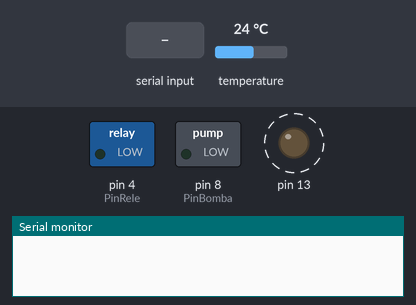
Bench run of a sketch on a simulated Arduino Uno, built with avr-gcc and run on an emulated ATmega328P. Shown: switched loads named in the sketch (green lamp = pin HIGH), output pins drawn as LEDs (lit = HIGH), the last lines printed to the serial monitor. Dashed ring = blinking. Inputs (shaded band) come from the test bench; at power-on: temperature 24 °C.

Above: at 1.2 s.
1.3 s: "1,90\n" received over the second serial link
At 4.5 s:
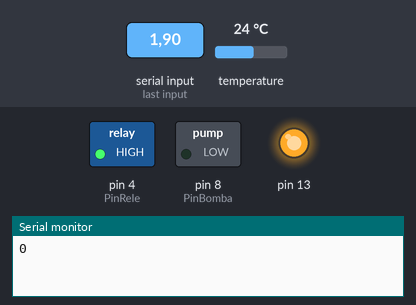
At 5.4 s:
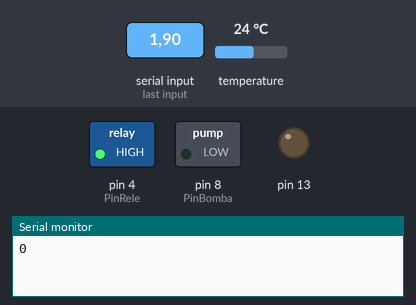
7.6 s: "90\n" received over the second serial link
At 9.45 s:
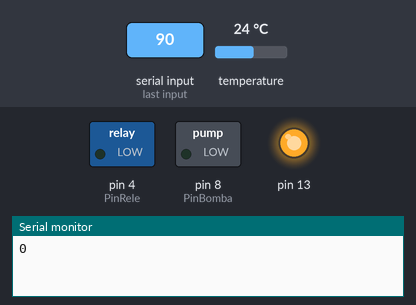
Timing chart, 0 to 19.0 s (numbered marks = the images above; inputs shaded):
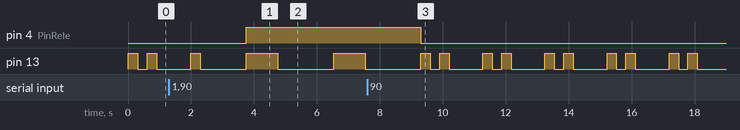

Measured:
- after the input at 1.3 s, pin 4 (PinRele): LOW → HIGH after 2.5 s
- after the input at 7.6 s, pin 4 (PinRele): HIGH → LOW after 1.7 s
- by itself, pin 13: repeats every 2.0 s: LOW 0.30 s, HIGH 0.30 s, LOW 1.1 s, HIGH 0.30 s

The sketch:

SmartKettle2.0.ino
```cpp
//Librerías
#include <OneWire.h>
#include <DallasTemperature.h>
#include <SoftwareSerial.h>
#include <PID_v1.h>

//Variables
#define PinTem 6                        //Pin Temperatura
#define PinBomba 8                      //Pin Bomba de Agua
#define PinRele 4                       //Pin Relé de Estado Sólido
#define TiempoCiclo 1000                //Tiempo de Ciclo PID

double Setpoint, Input, Output;         //Variable PID
double Kp = 10, Ki = 3, Kd = 400;
unsigned long respuestaUltimaTemperatura = 0;
unsigned long lastPIDCalculation = 0;
float prevTemperature = -9999.0;
int Encendido = 0; // 0 para apagado, 1 para encendido
float TempActual = 0;
int TempFinal = 100;
const int tiempoChico = 30000;          //Tiempo de funcionamiento de Bomba de Agua
const int tiempoGrande = 35000;
char taza;

OneWire ourWire(PinTem);                //Se establece el pin declarado como bus para la comunicación OneWire
DallasTemperature sensors(&ourWire);    //Se llama a la librería DallasTemperature
SoftwareSerial BT1(12,11);              //Comunición Bluetooth (RX, TX)
PID miPID(&Input, &Output, &Setpoint, Kp, Ki, Kd, DIRECT);  //Definir PID

void setup() {
  miPID.SetOutputLimits(0, TiempoCiclo); //Limites del Ciclo de PID
  miPID.SetSampleTime(TiempoCiclo);
  miPID.SetMode(AUTOMATIC);              //Ejecuta PID Automáticamete
  sensors.begin();                       //Inicia los sensores
  BT1.begin(9600);                       //Inicia puertos Serial de comunicación
  Serial.begin(9600);
  pinMode(PinRele, OUTPUT);
  pinMode(PinBomba, OUTPUT);
  pinMode(13,OUTPUT);
  digitalWrite(PinRele, LOW);
}

void loop() {

  //COMUNICACIÓN ARDUINO - APP
    if(BT1.available()==6){ //Lee el string que manda la APP y codifica el mensaje
      Encendido = 1;
      char uno = BT1.read();
      char datos[6];
      datos[0] = BT1.read();
      datos[1] = BT1.read();
      datos[2] = BT1.read();
      datos[3] = BT1.read();
      datos[4] = BT1.read();
      datos[5] = '\0';
      taza = datos[4];
      String datosfinal = String(datos);
      datosfinal.remove(3);
      TempFinal = datosfinal.toInt();
      }
    if(BT1.available()==5){
      Encendido = 1;
      char uno = BT1.read();
      char datos[5];
      datos[0] = BT1.read();
      datos[1] = BT1.read();
      datos[2] = BT1.read();
      datos[3] = BT1.read();
      datos[4] = '\0';
      taza = datos[3];
      String datosfinal = String(datos);
      datosfinal.remove(2);
      TempFinal = datosfinal.toInt();
      Serial.println(TempFinal);
    }
    if(BT1.available()==4 ){
      Encendido = 1;
      char uno = BT1.read();
      char datos[4];
      datos[0] = BT1.read();
      datos[1] = BT1.read();
      datos[2] = BT1.read();
      datos[3] = '\0';
      taza = datos[2];
      String datosfinal = String(datos);
      datosfinal.remove(1);
      TempFinal = datosfinal.toInt();
    }
    if(BT1.available()==3){
      Encendido = 0;
    }
  //Ejecuta PID
  if (millis() - respuestaUltimaTemperatura >= TiempoCiclo) {
    temperatura();
    Input = (double)TempActual;
    Setpoint = TempFinal;
    miPID.Compute();
    lastPIDCalculation = millis();
    respuestaUltimaTemperatura = millis();
  }
  flujo();
  calentar();
}

//Definición de funciones
void calentar(){
  if(Encendido == 0){
    digitalWrite(PinRele,LOW);
    digitalWrite(13,HIGH);
    delay(300);
    digitalWrite(13,LOW);
    delay(300);
  }
  else{
    if ((millis() <= (lastPIDCalculation + Output)) || (Output == TiempoCiclo)){ //Encendido ON
        digitalWrite(PinRele, HIGH);
        digitalWrite(13,HIGH);
        delay(1000);
        digitalWrite(13,LOW);
        delay(1000);
    }
    else { //Encendido OFF
      digitalWrite(PinRele, LOW);
    }
  }
}

void temperatura(){                      //Mide la temperatura del agua
  sensors.requestTemperatures();         //Prepara el sensor para la lectura
  TempActual=sensors.getTempCByIndex(0); //Lee la temperatura
  BT1.println(TempActual);               //Avisa temperatura actual al Bluetooth
}

void flujo(){                            //Permite el flujo de agua del estanque exterior al interior
  if (taza == '1'){                      //Fluyen 200mL
    digitalWrite(PinBomba,HIGH);
    delay(tiempoChico);
    digitalWrite(13,HIGH);
    digitalWrite(PinBomba,LOW);
    taza = '0';
  }
  if (taza == '2'){                     //Fluyen 300mL
    digitalWrite(PinBomba,HIGH);
    delay(tiempoGrande);
    digitalWrite(PinBomba,LOW);
    taza = '0';
  }
}
```
